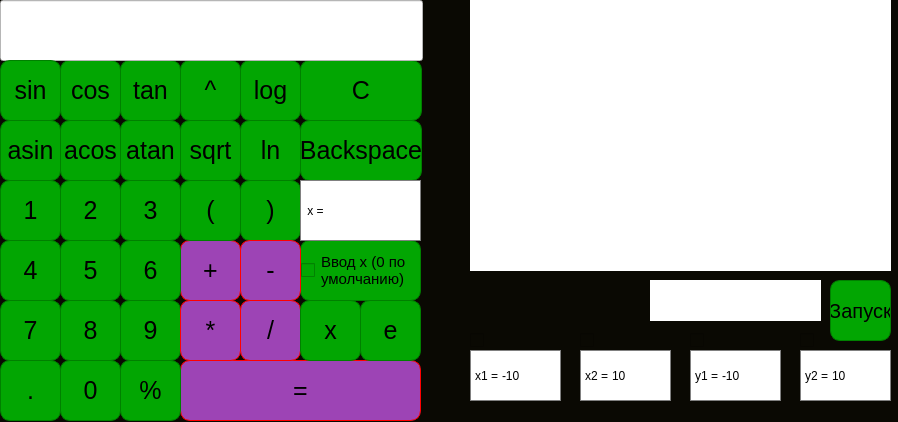
<?xml version="1.0" encoding="UTF-8"?>
<ui version="4.0">
 <class>MainWindow</class>
 <widget class="QMainWindow" name="MainWindow">
  <property name="geometry">
   <rect>
    <x>0</x>
    <y>0</y>
    <width>898</width>
    <height>422</height>
   </rect>
  </property>
  <property name="sizePolicy">
   <sizepolicy hsizetype="Preferred" vsizetype="Preferred">
    <horstretch>0</horstretch>
    <verstretch>0</verstretch>
   </sizepolicy>
  </property>
  <property name="windowTitle">
   <string>MainWindow</string>
  </property>
  <property name="styleSheet">
   <string notr="true">background-color: #0a0903;
</string>
  </property>
  <widget class="QWidget" name="centralwidget">
   <property name="styleSheet">
    <string notr="true">.QPushButton  {
border-radius: 10px;
border: 1px solid green;
background-color: #02a602;
font-size: 25px;
color: black;
}</string>
   </property>
   <widget class="QCustomPlot" name="widget" native="true">
    <property name="geometry">
     <rect>
      <x>470</x>
      <y>0</y>
      <width>421</width>
      <height>271</height>
     </rect>
    </property>
    <property name="styleSheet">
     <string notr="true">background-color: white;</string>
    </property>
   </widget>
   <widget class="QPushButton" name="graph">
    <property name="geometry">
     <rect>
      <x>830</x>
      <y>280</y>
      <width>61</width>
      <height>61</height>
     </rect>
    </property>
    <property name="styleSheet">
     <string notr="true">font-size: 20px;</string>
    </property>
    <property name="text">
     <string>Запуск</string>
    </property>
   </widget>
   <widget class="QLabel" name="field_x1">
    <property name="geometry">
     <rect>
      <x>470</x>
      <y>350</y>
      <width>31</width>
      <height>51</height>
     </rect>
    </property>
    <property name="styleSheet">
     <string notr="true">
color: black;
border: 1px solid gray;
border-right: none;
background-color: white;</string>
    </property>
    <property name="text">
     <string>x1 =</string>
    </property>
    <property name="alignment">
     <set>Qt::AlignRight|Qt::AlignTrailing|Qt::AlignVCenter</set>
    </property>
   </widget>
   <widget class="QPushButton" name="zero">
    <property name="geometry">
     <rect>
      <x>60</x>
      <y>360</y>
      <width>61</width>
      <height>61</height>
     </rect>
    </property>
    <property name="text">
     <string>0</string>
    </property>
   </widget>
   <widget class="QPushButton" name="atan">
    <property name="geometry">
     <rect>
      <x>120</x>
      <y>120</y>
      <width>61</width>
      <height>61</height>
     </rect>
    </property>
    <property name="text">
     <string>atan</string>
    </property>
   </widget>
   <widget class="QPushButton" name="eq">
    <property name="geometry">
     <rect>
      <x>180</x>
      <y>360</y>
      <width>241</width>
      <height>61</height>
     </rect>
    </property>
    <property name="styleSheet">
     <string notr="true">border: 1px solid red;
background-color: #9D44B5;</string>
    </property>
    <property name="text">
     <string>=</string>
    </property>
    <property name="autoDefault">
     <bool>false</bool>
    </property>
    <property name="default">
     <bool>false</bool>
    </property>
   </widget>
   <widget class="QPushButton" name="cos">
    <property name="geometry">
     <rect>
      <x>60</x>
      <y>60</y>
      <width>61</width>
      <height>61</height>
     </rect>
    </property>
    <property name="text">
     <string>cos</string>
    </property>
   </widget>
   <widget class="QPushButton" name="acos">
    <property name="geometry">
     <rect>
      <x>60</x>
      <y>120</y>
      <width>61</width>
      <height>61</height>
     </rect>
    </property>
    <property name="text">
     <string>acos</string>
    </property>
   </widget>
   <widget class="QPushButton" name="bracket_right">
    <property name="geometry">
     <rect>
      <x>240</x>
      <y>180</y>
      <width>61</width>
      <height>61</height>
     </rect>
    </property>
    <property name="text">
     <string>)</string>
    </property>
   </widget>
   <widget class="QPushButton" name="dot">
    <property name="geometry">
     <rect>
      <x>0</x>
      <y>360</y>
      <width>61</width>
      <height>61</height>
     </rect>
    </property>
    <property name="text">
     <string>.</string>
    </property>
   </widget>
   <widget class="QPushButton" name="asin">
    <property name="geometry">
     <rect>
      <x>0</x>
      <y>120</y>
      <width>61</width>
      <height>61</height>
     </rect>
    </property>
    <property name="text">
     <string>asin</string>
    </property>
   </widget>
   <widget class="QPushButton" name="ln">
    <property name="geometry">
     <rect>
      <x>240</x>
      <y>120</y>
      <width>61</width>
      <height>61</height>
     </rect>
    </property>
    <property name="styleSheet">
     <string notr="true"/>
    </property>
    <property name="text">
     <string>ln</string>
    </property>
   </widget>
   <widget class="QPushButton" name="two">
    <property name="geometry">
     <rect>
      <x>60</x>
      <y>180</y>
      <width>61</width>
      <height>61</height>
     </rect>
    </property>
    <property name="text">
     <string>2</string>
    </property>
   </widget>
   <widget class="QPushButton" name="plus">
    <property name="geometry">
     <rect>
      <x>180</x>
      <y>240</y>
      <width>61</width>
      <height>61</height>
     </rect>
    </property>
    <property name="styleSheet">
     <string notr="true">border-radius: 10px;
border: 1px solid red;
background-color: #9D44B5;
font-size: 25px;
color: black;
</string>
    </property>
    <property name="text">
     <string>+</string>
    </property>
   </widget>
   <widget class="QPushButton" name="clean">
    <property name="geometry">
     <rect>
      <x>300</x>
      <y>60</y>
      <width>122</width>
      <height>61</height>
     </rect>
    </property>
    <property name="text">
     <string>C</string>
    </property>
   </widget>
   <widget class="QPushButton" name="five">
    <property name="geometry">
     <rect>
      <x>60</x>
      <y>240</y>
      <width>61</width>
      <height>61</height>
     </rect>
    </property>
    <property name="text">
     <string>5</string>
    </property>
   </widget>
   <widget class="QPushButton" name="log">
    <property name="geometry">
     <rect>
      <x>240</x>
      <y>60</y>
      <width>61</width>
      <height>61</height>
     </rect>
    </property>
    <property name="styleSheet">
     <string notr="true"/>
    </property>
    <property name="text">
     <string>log</string>
    </property>
   </widget>
   <widget class="QPushButton" name="six">
    <property name="geometry">
     <rect>
      <x>120</x>
      <y>240</y>
      <width>61</width>
      <height>61</height>
     </rect>
    </property>
    <property name="text">
     <string>6</string>
    </property>
   </widget>
   <widget class="QPushButton" name="back">
    <property name="geometry">
     <rect>
      <x>300</x>
      <y>120</y>
      <width>122</width>
      <height>61</height>
     </rect>
    </property>
    <property name="text">
     <string>Backspace</string>
    </property>
   </widget>
   <widget class="QPushButton" name="nine">
    <property name="geometry">
     <rect>
      <x>120</x>
      <y>300</y>
      <width>61</width>
      <height>61</height>
     </rect>
    </property>
    <property name="text">
     <string>9</string>
    </property>
   </widget>
   <widget class="QPushButton" name="three">
    <property name="geometry">
     <rect>
      <x>120</x>
      <y>180</y>
      <width>61</width>
      <height>61</height>
     </rect>
    </property>
    <property name="text">
     <string>3</string>
    </property>
   </widget>
   <widget class="QPushButton" name="div">
    <property name="geometry">
     <rect>
      <x>240</x>
      <y>300</y>
      <width>61</width>
      <height>61</height>
     </rect>
    </property>
    <property name="styleSheet">
     <string notr="true">border: 1px solid red;
background-color: #9D44B5;</string>
    </property>
    <property name="text">
     <string>/</string>
    </property>
   </widget>
   <widget class="QPushButton" name="mul">
    <property name="geometry">
     <rect>
      <x>180</x>
      <y>300</y>
      <width>61</width>
      <height>61</height>
     </rect>
    </property>
    <property name="styleSheet">
     <string notr="true">border: 1px solid red;
background-color: #9D44B5;</string>
    </property>
    <property name="text">
     <string>*</string>
    </property>
   </widget>
   <widget class="QCheckBox" name="checkBox">
    <property name="geometry">
     <rect>
      <x>300</x>
      <y>240</y>
      <width>121</width>
      <height>61</height>
     </rect>
    </property>
    <property name="styleSheet">
     <string notr="true">border-radius: 10px;
border: 1px solid green;
background-color: #02a602;
font-size: 15px;
color: black;</string>
    </property>
    <property name="text">
     <string>Ввод x (0 по 
умолчанию)</string>
    </property>
   </widget>
   <widget class="QPushButton" name="bracket_left">
    <property name="geometry">
     <rect>
      <x>180</x>
      <y>180</y>
      <width>61</width>
      <height>61</height>
     </rect>
    </property>
    <property name="text">
     <string>(</string>
    </property>
   </widget>
   <widget class="QPushButton" name="seven">
    <property name="geometry">
     <rect>
      <x>0</x>
      <y>300</y>
      <width>61</width>
      <height>61</height>
     </rect>
    </property>
    <property name="text">
     <string>7</string>
    </property>
   </widget>
   <widget class="QPushButton" name="tan">
    <property name="geometry">
     <rect>
      <x>120</x>
      <y>60</y>
      <width>61</width>
      <height>61</height>
     </rect>
    </property>
    <property name="text">
     <string>tan</string>
    </property>
   </widget>
   <widget class="QLabel" name="x_eq">
    <property name="geometry">
     <rect>
      <x>300</x>
      <y>180</y>
      <width>31</width>
      <height>61</height>
     </rect>
    </property>
    <property name="styleSheet">
     <string notr="true">
color: black;
border: 1px solid gray;
background-color: white;</string>
    </property>
    <property name="text">
     <string>x = </string>
    </property>
    <property name="alignment">
     <set>Qt::AlignRight|Qt::AlignTrailing|Qt::AlignVCenter</set>
    </property>
   </widget>
   <widget class="QPushButton" name="iks">
    <property name="geometry">
     <rect>
      <x>300</x>
      <y>300</y>
      <width>61</width>
      <height>61</height>
     </rect>
    </property>
    <property name="text">
     <string>x</string>
    </property>
   </widget>
   <widget class="QPushButton" name="mod">
    <property name="geometry">
     <rect>
      <x>120</x>
      <y>360</y>
      <width>61</width>
      <height>61</height>
     </rect>
    </property>
    <property name="text">
     <string>%</string>
    </property>
   </widget>
   <widget class="QPushButton" name="pow">
    <property name="geometry">
     <rect>
      <x>180</x>
      <y>60</y>
      <width>61</width>
      <height>61</height>
     </rect>
    </property>
    <property name="styleSheet">
     <string notr="true"/>
    </property>
    <property name="text">
     <string>^</string>
    </property>
   </widget>
   <widget class="QPushButton" name="one">
    <property name="geometry">
     <rect>
      <x>0</x>
      <y>180</y>
      <width>61</width>
      <height>61</height>
     </rect>
    </property>
    <property name="styleSheet">
     <string notr="true"/>
    </property>
    <property name="text">
     <string>1</string>
    </property>
   </widget>
   <widget class="QPushButton" name="four">
    <property name="geometry">
     <rect>
      <x>0</x>
      <y>240</y>
      <width>61</width>
      <height>61</height>
     </rect>
    </property>
    <property name="text">
     <string>4</string>
    </property>
   </widget>
   <widget class="QPushButton" name="eight">
    <property name="geometry">
     <rect>
      <x>60</x>
      <y>300</y>
      <width>61</width>
      <height>61</height>
     </rect>
    </property>
    <property name="text">
     <string>8</string>
    </property>
   </widget>
   <widget class="QPushButton" name="minus">
    <property name="geometry">
     <rect>
      <x>240</x>
      <y>240</y>
      <width>61</width>
      <height>61</height>
     </rect>
    </property>
    <property name="styleSheet">
     <string notr="true">border: 1px solid red;
background-color: #9D44B5;</string>
    </property>
    <property name="text">
     <string>-</string>
    </property>
   </widget>
   <widget class="QPushButton" name="sqrt">
    <property name="geometry">
     <rect>
      <x>180</x>
      <y>120</y>
      <width>61</width>
      <height>61</height>
     </rect>
    </property>
    <property name="styleSheet">
     <string notr="true"/>
    </property>
    <property name="text">
     <string>sqrt</string>
    </property>
   </widget>
   <widget class="QCheckBox" name="checkBox1">
    <property name="geometry">
     <rect>
      <x>470</x>
      <y>330</y>
      <width>21</width>
      <height>20</height>
     </rect>
    </property>
    <property name="text">
     <string/>
    </property>
   </widget>
   <widget class="QCheckBox" name="checkBox2">
    <property name="geometry">
     <rect>
      <x>580</x>
      <y>330</y>
      <width>21</width>
      <height>20</height>
     </rect>
    </property>
    <property name="text">
     <string/>
    </property>
   </widget>
   <widget class="QCheckBox" name="checkBox3">
    <property name="geometry">
     <rect>
      <x>690</x>
      <y>330</y>
      <width>21</width>
      <height>20</height>
     </rect>
    </property>
    <property name="text">
     <string/>
    </property>
   </widget>
   <widget class="QCheckBox" name="checkBox4">
    <property name="geometry">
     <rect>
      <x>800</x>
      <y>330</y>
      <width>21</width>
      <height>20</height>
     </rect>
    </property>
    <property name="text">
     <string/>
    </property>
   </widget>
   <widget class="QLineEdit" name="field">
    <property name="geometry">
     <rect>
      <x>0</x>
      <y>0</y>
      <width>423</width>
      <height>61</height>
     </rect>
    </property>
    <property name="layoutDirection">
     <enum>Qt::LeftToRight</enum>
    </property>
    <property name="styleSheet">
     <string notr="true">color: black;
background-color: white;
border-bottom: 1px solid gray;
font-size: 15px;</string>
    </property>
    <property name="alignment">
     <set>Qt::AlignRight|Qt::AlignTrailing|Qt::AlignVCenter</set>
    </property>
   </widget>
   <widget class="QLineEdit" name="field_x">
    <property name="geometry">
     <rect>
      <x>330</x>
      <y>180</y>
      <width>91</width>
      <height>61</height>
     </rect>
    </property>
    <property name="layoutDirection">
     <enum>Qt::LeftToRight</enum>
    </property>
    <property name="styleSheet">
     <string notr="true">color: black;
background-color: white;
border: 1px solid gray;
border-left: none;</string>
    </property>
    <property name="inputMask">
     <string/>
    </property>
    <property name="alignment">
     <set>Qt::AlignLeading|Qt::AlignLeft|Qt::AlignVCenter</set>
    </property>
   </widget>
   <widget class="QLineEdit" name="x1">
    <property name="geometry">
     <rect>
      <x>500</x>
      <y>350</y>
      <width>61</width>
      <height>51</height>
     </rect>
    </property>
    <property name="layoutDirection">
     <enum>Qt::LeftToRight</enum>
    </property>
    <property name="styleSheet">
     <string notr="true">color: black;
background-color: white;
border: 1px solid gray;
border-left: none;</string>
    </property>
    <property name="inputMask">
     <string/>
    </property>
    <property name="text">
     <string>-10</string>
    </property>
    <property name="alignment">
     <set>Qt::AlignLeading|Qt::AlignLeft|Qt::AlignVCenter</set>
    </property>
   </widget>
   <widget class="QLabel" name="field_x2">
    <property name="geometry">
     <rect>
      <x>580</x>
      <y>350</y>
      <width>31</width>
      <height>51</height>
     </rect>
    </property>
    <property name="styleSheet">
     <string notr="true">
color: black;
border: 1px solid gray;
border-right: none;
background-color: white;</string>
    </property>
    <property name="text">
     <string>x2 =</string>
    </property>
    <property name="alignment">
     <set>Qt::AlignRight|Qt::AlignTrailing|Qt::AlignVCenter</set>
    </property>
   </widget>
   <widget class="QLabel" name="field_y1">
    <property name="geometry">
     <rect>
      <x>690</x>
      <y>350</y>
      <width>31</width>
      <height>51</height>
     </rect>
    </property>
    <property name="styleSheet">
     <string notr="true">
color: black;
border: 1px solid gray;
border-right: none;
background-color: white;</string>
    </property>
    <property name="text">
     <string>y1 =</string>
    </property>
    <property name="alignment">
     <set>Qt::AlignRight|Qt::AlignTrailing|Qt::AlignVCenter</set>
    </property>
   </widget>
   <widget class="QLabel" name="field_y2">
    <property name="geometry">
     <rect>
      <x>800</x>
      <y>350</y>
      <width>31</width>
      <height>51</height>
     </rect>
    </property>
    <property name="styleSheet">
     <string notr="true">
color: black;
border: 1px solid gray;
border-right: none;
background-color: white;</string>
    </property>
    <property name="text">
     <string>y2 =</string>
    </property>
    <property name="alignment">
     <set>Qt::AlignRight|Qt::AlignTrailing|Qt::AlignVCenter</set>
    </property>
   </widget>
   <widget class="QLineEdit" name="x2">
    <property name="geometry">
     <rect>
      <x>610</x>
      <y>350</y>
      <width>61</width>
      <height>51</height>
     </rect>
    </property>
    <property name="layoutDirection">
     <enum>Qt::LeftToRight</enum>
    </property>
    <property name="styleSheet">
     <string notr="true">color: black;
background-color: white;
border: 1px solid gray;
border-left: none;</string>
    </property>
    <property name="inputMask">
     <string/>
    </property>
    <property name="text">
     <string>10</string>
    </property>
    <property name="alignment">
     <set>Qt::AlignLeading|Qt::AlignLeft|Qt::AlignVCenter</set>
    </property>
   </widget>
   <widget class="QLineEdit" name="y1">
    <property name="geometry">
     <rect>
      <x>720</x>
      <y>350</y>
      <width>61</width>
      <height>51</height>
     </rect>
    </property>
    <property name="layoutDirection">
     <enum>Qt::LeftToRight</enum>
    </property>
    <property name="styleSheet">
     <string notr="true">color: black;
background-color: white;
border: 1px solid gray;
border-left: none;</string>
    </property>
    <property name="inputMask">
     <string/>
    </property>
    <property name="text">
     <string>-10</string>
    </property>
    <property name="alignment">
     <set>Qt::AlignLeading|Qt::AlignLeft|Qt::AlignVCenter</set>
    </property>
   </widget>
   <widget class="QLineEdit" name="y2">
    <property name="geometry">
     <rect>
      <x>830</x>
      <y>350</y>
      <width>61</width>
      <height>51</height>
     </rect>
    </property>
    <property name="layoutDirection">
     <enum>Qt::LeftToRight</enum>
    </property>
    <property name="styleSheet">
     <string notr="true">color: black;
background-color: white;
border: 1px solid gray;
border-left: none;</string>
    </property>
    <property name="inputMask">
     <string/>
    </property>
    <property name="text">
     <string>10</string>
    </property>
    <property name="alignment">
     <set>Qt::AlignLeading|Qt::AlignLeft|Qt::AlignVCenter</set>
    </property>
   </widget>
   <widget class="QLabel" name="field_g">
    <property name="geometry">
     <rect>
      <x>650</x>
      <y>280</y>
      <width>171</width>
      <height>41</height>
     </rect>
    </property>
    <property name="styleSheet">
     <string notr="true">background-color: white;
color: black;l</string>
    </property>
    <property name="text">
     <string/>
    </property>
    <property name="alignment">
     <set>Qt::AlignRight|Qt::AlignTrailing|Qt::AlignVCenter</set>
    </property>
   </widget>
   <widget class="QPushButton" name="exp">
    <property name="geometry">
     <rect>
      <x>360</x>
      <y>300</y>
      <width>61</width>
      <height>61</height>
     </rect>
    </property>
    <property name="text">
     <string>e</string>
    </property>
   </widget>
   <widget class="QPushButton" name="sin">
    <property name="geometry">
     <rect>
      <x>0</x>
      <y>60</y>
      <width>61</width>
      <height>61</height>
     </rect>
    </property>
    <property name="sizePolicy">
     <sizepolicy hsizetype="Minimum" vsizetype="Fixed">
      <horstretch>0</horstretch>
      <verstretch>0</verstretch>
     </sizepolicy>
    </property>
    <property name="font">
     <font>
      <pointsize>-1</pointsize>
     </font>
    </property>
    <property name="text">
     <string>sin</string>
    </property>
   </widget>
   <widget class="QLabel" name="scale">
    <property name="enabled">
     <bool>true</bool>
    </property>
    <property name="geometry">
     <rect>
      <x>557</x>
      <y>290</y>
      <width>81</width>
      <height>20</height>
     </rect>
    </property>
    <property name="styleSheet">
     <string notr="true">background-color: #0a0903;</string>
    </property>
    <property name="text">
     <string/>
    </property>
   </widget>
  </widget>
 </widget>
 <customwidgets>
  <customwidget>
   <class>QCustomPlot</class>
   <extends>QWidget</extends>
   <header>qcustomplot/qcustomplot.h</header>
   <container>1</container>
  </customwidget>
 </customwidgets>
 <resources/>
 <connections/>
</ui>
